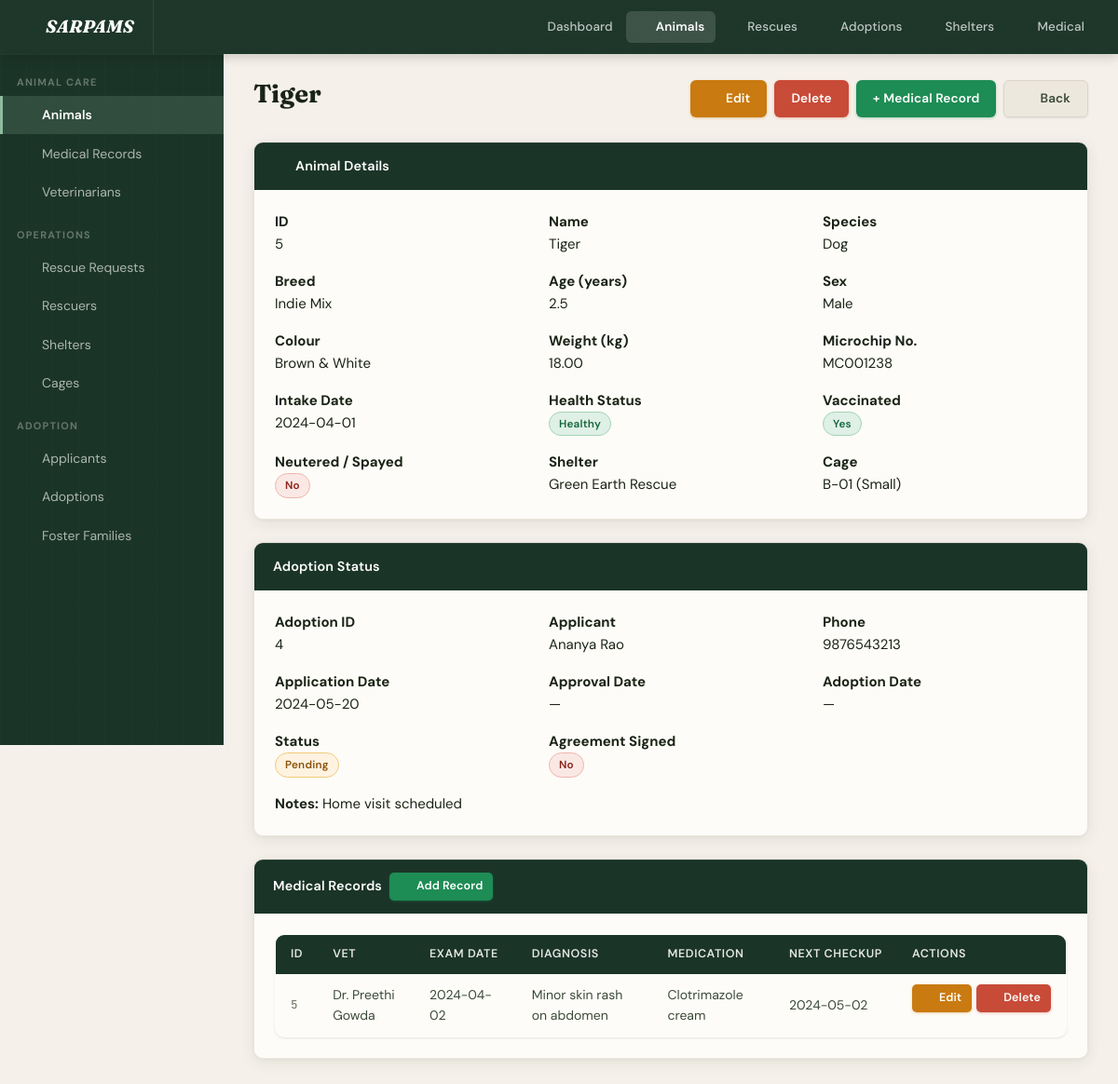
/animals/view.php?id=5, run on the app's committed database.
### tables this page shows
CREATE TABLE IF NOT EXISTS ANIMAL (
    animal_id     INT AUTO_INCREMENT PRIMARY KEY,
    name          VARCHAR(60) NOT NULL,
    species       VARCHAR(40) NOT NULL,
    breed         VARCHAR(60),
    age_years     DECIMAL(4,1),
    sex           CHAR(1) CHECK (sex IN ('M','F','U')),
    colour        VARCHAR(60) NOT NULL,
    weight_kg     DECIMAL(5,2),
    microchip_no  VARCHAR(25) UNIQUE,
    intake_date   DATE NOT NULL,
    health_status VARCHAR(20) DEFAULT 'Unknown',
    is_vaccinated BOOLEAN DEFAULT FALSE,
    is_neutered   BOOLEAN DEFAULT FALSE,
    cage_id       INT,
    created_at    TIMESTAMP DEFAULT CURRENT_TIMESTAMP,
    FOREIGN KEY (cage_id) REFERENCES CAGE(cage_id) ON DELETE SET NULL
);

CREATE TABLE IF NOT EXISTS SHELTER (
    shelter_id    INT AUTO_INCREMENT PRIMARY KEY,
    shelter_name  VARCHAR(100) NOT NULL UNIQUE,
    address       VARCHAR(200) NOT NULL,
    city          VARCHAR(60)  NOT NULL,
    capacity      INT          NOT NULL,
    contact_phone VARCHAR(15)  NOT NULL,
    manager_name  VARCHAR(100) NOT NULL,
    created_at    TIMESTAMP DEFAULT CURRENT_TIMESTAMP
);

CREATE TABLE IF NOT EXISTS CAGE (
    cage_id       INT AUTO_INCREMENT PRIMARY KEY,
    shelter_id    INT NOT NULL,
    cage_number   VARCHAR(10) NOT NULL,
    size_category ENUM('Small','Medium','Large') NOT NULL,
    is_occupied   BOOLEAN DEFAULT FALSE,
    notes         TEXT,
    FOREIGN KEY (shelter_id) REFERENCES SHELTER(shelter_id) ON DELETE RESTRICT
);

CREATE TABLE IF NOT EXISTS ADOPTION (
    adoption_id      INT AUTO_INCREMENT PRIMARY KEY,
    animal_id        INT NOT NULL,
    applicant_id     INT NOT NULL,
    officer_id       INT NOT NULL,
    application_date DATE NOT NULL,
    approval_date    DATE,
    adoption_date    DATE,
    status           ENUM('Pending','Approved','Rejected','Completed') NOT NULL DEFAULT 'Pending',
    agreement_signed BOOLEAN DEFAULT FALSE,
    notes            TEXT,
    created_at       TIMESTAMP DEFAULT CURRENT_TIMESTAMP,
    FOREIGN KEY (animal_id)    REFERENCES ANIMAL(animal_id)              ON DELETE RESTRICT,
    FOREIGN KEY (applicant_id) REFERENCES ADOPTION_APPLICANT(applicant_id) ON DELETE RESTRICT,
    FOREIGN KEY (officer_id)   REFERENCES RESCUER(rescuer_id)            ON DELETE RESTRICT
);

CREATE TABLE IF NOT EXISTS ADOPTION_APPLICANT (
    applicant_id       INT AUTO_INCREMENT PRIMARY KEY,
    first_name         VARCHAR(50)  NOT NULL,
    last_name          VARCHAR(50)  NOT NULL,
    dob                DATE,
    address            VARCHAR(200) NOT NULL,
    city               VARCHAR(60)  NOT NULL,
    phone              VARCHAR(15)  NOT NULL,
    email              VARCHAR(100),
    occupation         VARCHAR(100),
    has_previous_pets  BOOLEAN DEFAULT FALSE,
    living_situation   VARCHAR(100),
    created_at         TIMESTAMP DEFAULT CURRENT_TIMESTAMP
);

CREATE TABLE IF NOT EXISTS MEDICAL_RECORD (
    record_id         INT AUTO_INCREMENT PRIMARY KEY,
    animal_id         INT NOT NULL,
    vet_id            INT NOT NULL,
    exam_date         DATE NOT NULL,
    diagnosis         TEXT,
    treatment         TEXT,
    medication        VARCHAR(200),
    next_checkup_date DATE,
    notes             TEXT,
    created_at        TIMESTAMP DEFAULT CURRENT_TIMESTAMP,
    FOREIGN KEY (animal_id) REFERENCES ANIMAL(animal_id) ON DELETE CASCADE,
    FOREIGN KEY (vet_id)    REFERENCES VETERINARIAN(vet_id) ON DELETE RESTRICT
);

CREATE TABLE IF NOT EXISTS VETERINARIAN (
    vet_id          INT AUTO_INCREMENT PRIMARY KEY,
    first_name      VARCHAR(50) NOT NULL,
    last_name       VARCHAR(50) NOT NULL,
    specialisation  VARCHAR(100),
    phone           VARCHAR(15) NOT NULL,
    email           VARCHAR(100) UNIQUE,
    license_no      VARCHAR(30) NOT NULL UNIQUE,
    created_at      TIMESTAMP DEFAULT CURRENT_TIMESTAMP
);

### config/db.php (called while the page is built, shortened)
<?php
function getDB() {
    static $conn = null;
    if ($conn === null) {
        $conn = new mysqli(DB_HOST, DB_USER, DB_PASS, DB_NAME);
        $conn->set_charset('utf8mb4');
    }
    return $conn;
}
function query($sql) {
    $result = getDB()->query($sql);
    return $result;
}
function fetchAll($sql) {
    $result = query($sql);
    $rows = [];
    while ($row = $result->fetch_assoc()) $rows[] = $row;
    return $rows;
}
function fetchOne($sql) {
    $result = query($sql);
    return $result->fetch_assoc();
}

### animals/view.php (the view, shortened to what this page needs)
<?php
require_once __DIR__ . '/../config/db.php';
$id = isset($_GET['id']) ? (int)$_GET['id'] : 0;
$animal = fetchOne("
    SELECT a.*, c.cage_number, c.size_category, sh.shelter_name
    FROM ANIMAL a
    LEFT JOIN CAGE c ON a.cage_id = c.cage_id
    LEFT JOIN SHELTER sh ON c.shelter_id = sh.shelter_id
    WHERE a.animal_id = $id
");
$records = fetchAll("
    SELECT mr.*, v.first_name, v.last_name
    FROM MEDICAL_RECORD mr
    JOIN VETERINARIAN v ON mr.vet_id = v.vet_id
    WHERE mr.animal_id = $id
    ORDER BY mr.exam_date DESC
");
$adoption = fetchOne("
    SELECT ad.*, aa.first_name, aa.last_name, aa.phone, aa.email
    FROM ADOPTION ad
    JOIN ADOPTION_APPLICANT aa ON ad.applicant_id = aa.applicant_id
    WHERE ad.animal_id = $id
    ORDER BY ad.adoption_id DESC
    LIMIT 1
");
require_once __DIR__ . '/../includes/header.php';
$sexLabel = ['M' => 'Male', 'F' => 'Female', 'U' => 'Unknown'];
?>
<div class="page-header">
    <h1 class="page-title"><?= htmlspecialchars($animal['name']) ?></h1>
    <div style="display:flex;gap:.5rem;">
        <a href="/sarpams/animals/edit.php?id=<?= $id ?>" class="btn btn-warning"><i data-lucide="pencil"></i> Edit</a>
        <a href="/sarpams/animals/delete.php?id=<?= $id ?>" class="btn btn-danger">Delete</a>
        <a href="/sarpams/medical_records/create.php?animal_id=<?= $id ?>" class="btn btn-success">+ Medical Record</a>
        <a href="/sarpams/animals/index.php" class="btn btn-secondary"><i data-lucide="arrow-left"></i> Back</a>
    </div>
</div>
<div class="card" style="margin-bottom:1.5rem;">
    <div class="card-header"><i data-lucide="dog"></i> Animal Details</div>
    <div class="card-body">
        <div class="detail-grid" style="display:grid;grid-template-columns:repeat(auto-fill,minmax(220px,1fr));gap:1rem 2rem;">
            <div><strong>ID</strong><p><?= $animal['animal_id'] ?></p></div>
            <div><strong>Name</strong><p><?= htmlspecialchars($animal['name']) ?></p></div>
            <div><strong>Species</strong><p><?= htmlspecialchars($animal['species']) ?></p></div>
            <div><strong>Breed</strong><p><?= htmlspecialchars($animal['breed'] ?: '—') ?></p></div>
            <div><strong>Age (years)</strong><p><?= $animal['age_years'] !== null ? $animal['age_years'] : '—' ?></p></div>
            <div><strong>Sex</strong><p><?= $sexLabel[$animal['sex']] ?? htmlspecialchars($animal['sex']) ?></p></div>
            <div><strong>Colour</strong><p><?= htmlspecialchars($animal['colour']) ?></p></div>
            <div><strong>Weight (kg)</strong><p><?= $animal['weight_kg'] !== null ? $animal['weight_kg'] : '—' ?></p></div>
            <div><strong>Microchip No.</strong><p><?= htmlspecialchars($animal['microchip_no'] ?: '—') ?></p></div>
            <div><strong>Intake Date</strong><p><?= htmlspecialchars($animal['intake_date'] ?? '—') ?></p></div>
            <div>
                <strong>Health Status</strong>
                <p>
                    <?php
                    $hs = strtolower($animal['health_status'] ?? '');
                    $hsMap = ['healthy'=>'healthy','under treatment'=>'treatment','adopted'=>'adopted','unknown'=>'unknown'];
                    $hsBadge = $hsMap[$hs] ?? 'unknown';
                    ?>
                    <span class="badge badge-<?= $hsBadge ?>"><?= htmlspecialchars($animal['health_status'] ?? 'Unknown') ?></span>
                </p>
            </div>
            <div>
                <strong>Vaccinated</strong>
                <p><span class="badge badge-<?= $animal['is_vaccinated'] ? 'yes' : 'no' ?>"><?= $animal['is_vaccinated'] ? 'Yes' : 'No' ?></span></p>
            </div>
            <div>
                <strong>Neutered / Spayed</strong>
                <p><span class="badge badge-<?= $animal['is_neutered'] ? 'yes' : 'no' ?>"><?= $animal['is_neutered'] ? 'Yes' : 'No' ?></span></p>
            </div>
            <div>
                <strong>Shelter</strong>
                <p><?= $animal['shelter_name'] ? htmlspecialchars($animal['shelter_name']) : '—' ?></p>
            </div>
            <div>
                <strong>Cage</strong>
                <p><?= $animal['cage_number'] ? htmlspecialchars($animal['cage_number'] . ' (' . $animal['size_category'] . ')') : '—' ?></p>
            </div>
        </div>
    </div>
</div>
<?php if ($adoption): ?>
<div class="card" style="margin-bottom:1.5rem;">
    <div class="card-header">Adoption Status</div>
    <div class="card-body">
        <div class="detail-grid" style="display:grid;grid-template-columns:repeat(auto-fill,minmax(200px,1fr));gap:1rem 2rem;">
            <div><strong>Adoption ID</strong><p><?= $adoption['adoption_id'] ?></p></div>
            <div><strong>Applicant</strong><p><?= htmlspecialchars($adoption['first_name'] . ' ' . $adoption['last_name']) ?></p></div>
            <div><strong>Phone</strong><p><?= htmlspecialchars($adoption['phone']) ?></p></div>
            <div><strong>Application Date</strong><p><?= htmlspecialchars($adoption['application_date'] ?? '—') ?></p></div>
            <div><strong>Approval Date</strong><p><?= htmlspecialchars($adoption['approval_date'] ?? '—') ?></p></div>
            <div><strong>Adoption Date</strong><p><?= htmlspecialchars($adoption['adoption_date'] ?? '—') ?></p></div>
            <div>
                <strong>Status</strong>
                <p>
                    <?php $stMap = ['pending'=>'pending','approved'=>'approved','rejected'=>'rejected','completed'=>'completed']; ?>
                    <span class="badge badge-<?= $stMap[strtolower($adoption['status'])] ?? 'pending' ?>"><?= htmlspecialchars($adoption['status']) ?></span>
                </p>
            </div>
            <div>
                <strong>Agreement Signed</strong>
                <p><span class="badge badge-<?= $adoption['agreement_signed'] ? 'yes' : 'no' ?>"><?= $adoption['agreement_signed'] ? 'Yes' : 'No' ?></span></p>
            </div>
        </div>
        <?php if ($adoption['notes']): ?>
        <p style="margin-top:1rem;"><strong>Notes:</strong> <?= nl2br(htmlspecialchars($adoption['notes'])) ?></p>
        <?php endif; ?>
    </div>
</div>
<?php endif; ?>
<div class="card">
    <div class="card-header">
        Medical Records
        <a href="/sarpams/medical_records/create.php?animal_id=<?= $id ?>" class="btn btn-sm btn-success" style="float:right;"><i data-lucide="plus"></i> Add Record</a>
    </div>
    <div class="card-body">
        <?php if (empty($records)): ?>
        <div class="empty-state"><p>No medical records for this animal.</p></div>
        <?php else: ?>
        <table class="table">
            <thead>
                <tr>
                    <th>ID</th>
                    <th>Vet</th>
                    <th>Exam Date</th>
                    <th>Diagnosis</th>
                    <th>Medication</th>
                    <th>Next Checkup</th>
                    <th class="table-actions">Actions</th>
                </tr>
            </thead>
            <tbody>
            <?php foreach ($records as $r): ?>
                <tr>
                    <td><?= $r['record_id'] ?></td>
                    <td><?= htmlspecialchars($r['first_name'] . ' ' . $r['last_name']) ?></td>
                    <td><?= htmlspecialchars($r['exam_date']) ?></td>
                    <td><?= htmlspecialchars(mb_strimwidth($r['diagnosis'] ?? '', 0, 60, '…')) ?></td>
                    <td><?= htmlspecialchars($r['medication'] ?? '—') ?></td>
                    <td><?= htmlspecialchars($r['next_checkup_date'] ?? '—') ?></td>
                    <td class="table-actions">
                        <a href="/sarpams/medical_records/edit.php?id=<?= $r['record_id'] ?>" class="btn btn-sm btn-warning"><i data-lucide="pencil"></i> Edit</a>
                        <a href="/sarpams/medical_records/delete.php?id=<?= $r['record_id'] ?>" class="btn btn-sm btn-danger"><i data-lucide="trash-2"></i> Delete</a>
                    </td>
                </tr>
            <?php endforeach; ?>
            </tbody>
        </table>
        <?php endif; ?>
    </div>
</div>

### data on the page
animal: name "Tiger", animal_id "5", species "Dog", breed "Indie Mix", age_years "2.5", sex "Male", colour "Brown & White", weight_kg "18.00", microchip_no "MC001238", intake_date "2024-04-01", health_status "Healthy", shelter.shelter_name "Green Earth Rescue", cage.size_category "B-01 (Small)"
adoption: adoption_id "4", applicant.last_name "Ananya Rao", applicant.phone "9876543213", application_date "2024-05-20", approval_date "—", adoption_date "—", status "Pending", notes "Home visit scheduled"
medical_record: record_id "5", vet.last_name "Dr. Preethi Gowda", exam_date "2024-04-02", diagnosis "Minor skin rash on abdomen", medication "Clotrimazole cream", next_checkup_date "2024-05-02"
